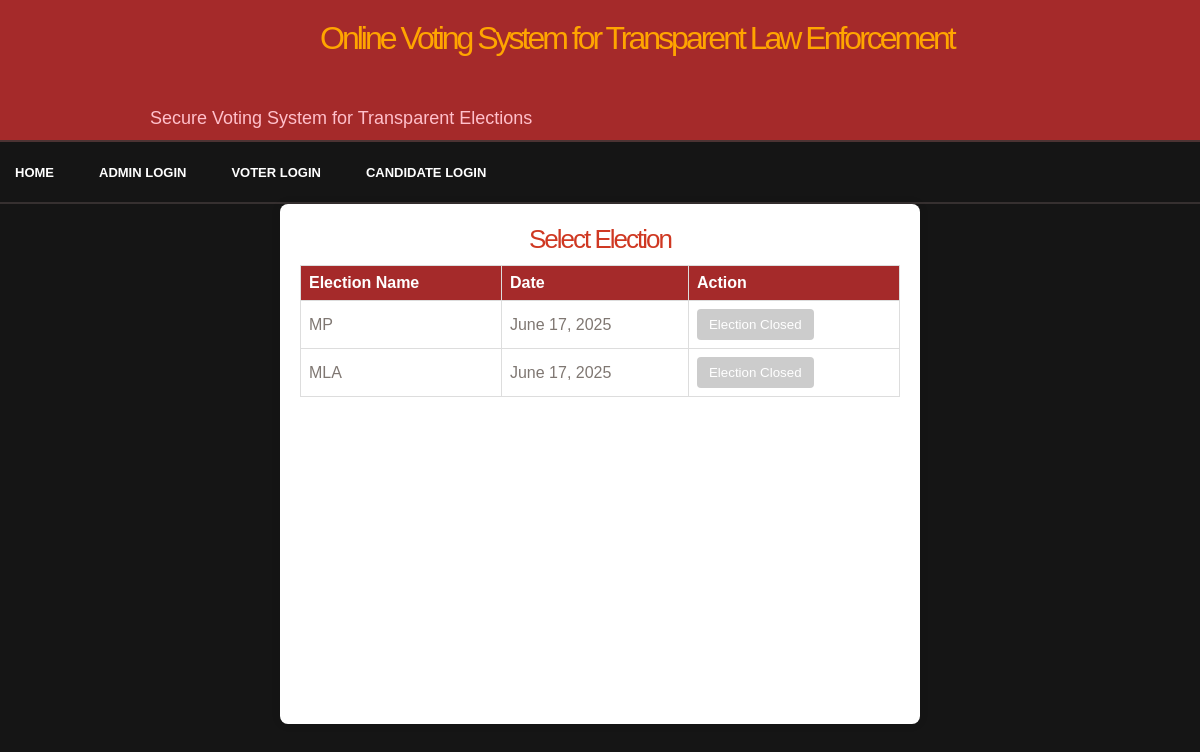
/elections, run on the app's committed database.
### application/models.py (models this page shows)
class election_name(models.Model):
    name=models.TextField()
    date=models.DateField(null=True)

### application/views.py (the view)
# urls.py: path('elections',views.elections,name='elections'),
def elections(request):
    election=election_name.objects.all().order_by('-id')
    today=datetime.date.today()
    return render(request,'select_election.html',{'elections':election,'today':today})

### template/select_election.html (shortened to what this page needs)
{% extends 'Base.html' %}
{% load static %}
{% block main %}
<div class="container">
    <h2>Select Election</h2>
    <table>
        <thead>
            <tr>
                <th>Election Name</th>
                <th>Date</th>
                <th>Action</th>
            </tr>
        </thead>
        <tbody>
            {% for election in elections %}
            <tr>
                <td>{{ election.name }}</td>
                <td>{{ election.date }}</td>
                <td>
                    {% if election.date == today %}
                        <a href="{% url 'cast_vote' pk=election.id %}">
                            <button class="vote-button">Vote Now</button>
                        </a>
                    {% elif election.date > today %}
                        <button class="vote-button" style="background-color: green;" disabled>Wait for the day</button>
                    {% else %}
                        <button class="vote-button" disabled>Election Closed</button>
                    {% endif %}
                </td>
            </tr>
            {% endfor %}
        </tbody>
    </table>
</div>
{% endblock %}

### static/voting.css (style rules this page uses)
body { margin: 0; padding: 0; background: #151515 url(images/voting01.jpg) repeat-x left top; text-align: justify; font: 13px "Trebuchet MS", Arial, Helvetica, sans-serif; color: #7F7772; }
h1, h1 a, h2, h2 a, h3, h3 a { margin: 0; text-decoration: none; font-weight: normal; color: #CF3822; }
h2 { letter-spacing: -2px; font-size: 2em; }

### template/select_election.html (style rules this page uses)
.container { background: white; padding: 20px; border-radius: 8px; box-shadow: 0 0 10px rgba(0, 0, 0, 0.1); width: 600px; max-height: 80vh; min-height: 60vh; overflow-y: scroll; }
h2 { text-align: center; }
table { width: 100%; border-collapse: collapse; margin-top: 10px; }
th, td { border: 1px solid #ddd; padding: 8px; text-align: left; }
th { background-color: brown; color: white; }
.vote-button { padding: 8px 12px; background-color: brown; color: white; border: none; border-radius: 4px; cursor: pointer; }
.vote-button:disabled { background-color: #ccc; cursor: not-allowed; }

### data on the page
election_name: name "MP", date "June 17, 2025", shows "Election Closed"
election_name: name "MLA", date "June 17, 2025", shows "Election Closed"
